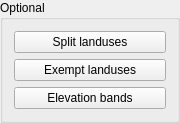
    <widget class="QGroupBox" name="optionGroup">
     <property name="sizePolicy">
      <sizepolicy hsizetype="Fixed" vsizetype="Preferred">
       <horstretch>0</horstretch>
       <verstretch>0</verstretch>
      </sizepolicy>
     </property>
     <property name="maximumSize">
      <size>
       <width>180</width>
       <height>16777215</height>
      </size>
     </property>
     <property name="title">
      <string>Optional</string>
     </property>
     <layout class="QGridLayout" name="gridLayout_14">
      <item row="0" column="0">
       <widget class="QPushButton" name="splitButton">
        <property name="sizePolicy">
         <sizepolicy hsizetype="MinimumExpanding" vsizetype="Fixed">
          <horstretch>0</horstretch>
          <verstretch>0</verstretch>
         </sizepolicy>
        </property>
        <property name="toolTip">
         <string>Click to split landuses</string>
        </property>
        <property name="text">
         <string>Split landuses</string>
        </property>
        <property name="autoDefault">
         <bool>false</bool>
        </property>
       </widget>
      </item>
      <item row="1" column="0">
       <widget class="QPushButton" name="exemptButton">
        <property name="sizePolicy">
         <sizepolicy hsizetype="MinimumExpanding" vsizetype="Fixed">
          <horstretch>0</horstretch>
          <verstretch>0</verstretch>
         </sizepolicy>
        </property>
        <property name="toolTip">
         <string>Click to exempt landuses from elimination when creating multiple HRUs</string>
        </property>
        <property name="text">
         <string>Exempt landuses</string>
        </property>
        <property name="autoDefault">
         <bool>false</bool>
        </property>
       </widget>
      </item>
      <item row="2" column="0">
       <widget class="QPushButton" name="elevBandsButton">
        <property name="sizePolicy">
         <sizepolicy hsizetype="MinimumExpanding" vsizetype="Fixed">
          <horstretch>0</horstretch>
          <verstretch>0</verstretch>
         </sizepolicy>
        </property>
        <property name="toolTip">
         <string>Click to set elevation bands</string>
        </property>
        <property name="text">
         <string>Elevation bands</string>
        </property>
        <property name="autoDefault">
         <bool>false</bool>
        </property>
       </widget>
      </item>
     </layout>
    </widget>
